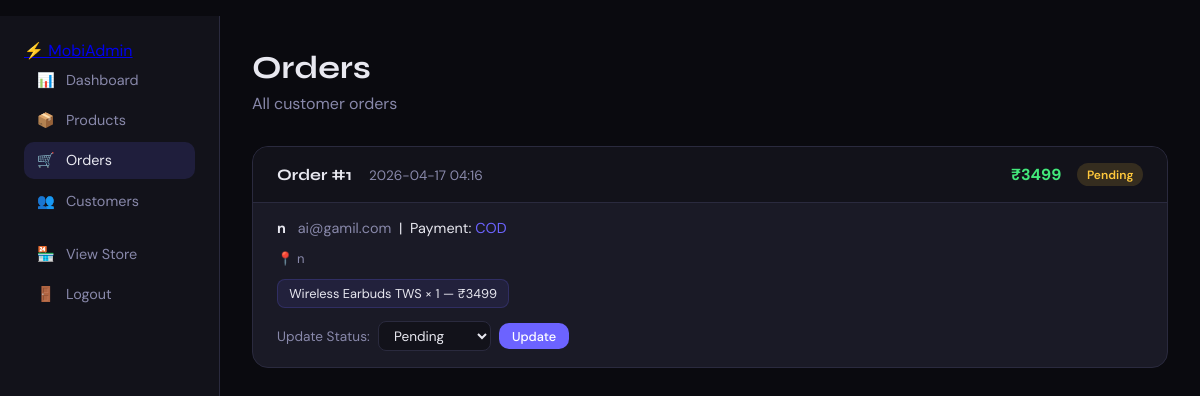
Page /admin/orders (signed in) on the committed database.
### tables this page shows
CREATE TABLE orders (
            id INTEGER PRIMARY KEY AUTOINCREMENT,
            user_id INTEGER NOT NULL,
            total REAL NOT NULL,
            payment_method TEXT DEFAULT 'cod',
            status TEXT DEFAULT 'Pending',
            address TEXT,
            created_at TEXT DEFAULT CURRENT_TIMESTAMP,
            FOREIGN KEY(user_id) REFERENCES users(id)
        );

CREATE TABLE users (
            id INTEGER PRIMARY KEY AUTOINCREMENT,
            name TEXT NOT NULL,
            email TEXT UNIQUE NOT NULL,
            password TEXT NOT NULL,
            role TEXT DEFAULT 'customer',
            created_at TEXT DEFAULT CURRENT_TIMESTAMP
        );

CREATE TABLE order_items (
            id INTEGER PRIMARY KEY AUTOINCREMENT,
            order_id INTEGER,
            product_id INTEGER,
            quantity INTEGER,
            price REAL,
            FOREIGN KEY(order_id) REFERENCES orders(id),
            FOREIGN KEY(product_id) REFERENCES products(id)
        );

CREATE TABLE products (
            id INTEGER PRIMARY KEY AUTOINCREMENT,
            name TEXT NOT NULL,
            description TEXT,
            price REAL NOT NULL,
            stock INTEGER DEFAULT 0,
            category TEXT,
            image_url TEXT DEFAULT '/static/images/default.png',
            created_at TEXT DEFAULT CURRENT_TIMESTAMP
        );

### mobile_shop/app.py (the view)
@app.route('/admin/orders')
@login_required
@admin_required
def admin_orders():
    db = get_db()
    orders = db.execute('''SELECT o.*, u.name as customer_name, u.email FROM orders o
                           JOIN users u ON o.user_id=u.id ORDER BY o.created_at DESC''').fetchall()
    order_details = []
    for o in orders:
        items = db.execute('''SELECT oi.quantity, oi.price, p.name FROM order_items oi
                              JOIN products p ON oi.product_id=p.id WHERE oi.order_id=?''', (o['id'],)).fetchall()
        order_details.append({
            'order': dict(o),
            'order_items': [dict(item) for item in items]
        })
    db.close()
    return render_template('admin/orders.html', order_details=order_details)

### mobile_shop/app.py (called while the page is built)
def get_db():
    conn = sqlite3.connect(DB)
    conn.row_factory = sqlite3.Row
    return conn

def login_required(f):
    @wraps(f)
    def decorated(*args, **kwargs):
        if 'user_id' not in session:
            flash('Please login first.', 'warning')
            return redirect(url_for('login'))
        return f(*args, **kwargs)
    return decorated

def admin_required(f):
    @wraps(f)
    def decorated(*args, **kwargs):
        if session.get('role') != 'admin':
            flash('Admin access only.', 'danger')
            return redirect(url_for('home'))
        return f(*args, **kwargs)
    return decorated

### mobile_shop/templates/admin/orders.html (shortened to what this page needs)
{% extends 'base.html' %}
{% block content %}
<div class="admin-layout">
  <div class="sidebar">
    <a href="{{ url_for('admin_dashboard') }}" class="sidebar-brand">⚡ MobiAdmin</a>
    <a href="{{ url_for('admin_dashboard') }}" class="sidebar-link"><span>📊</span>Dashboard</a>
    <a href="{{ url_for('admin_products') }}" class="sidebar-link"><span>📦</span>Products</a>
    <a href="{{ url_for('admin_orders') }}" class="sidebar-link active"><span>🛒</span>Orders</a>
    <a href="{{ url_for('admin_customers') }}" class="sidebar-link"><span>👥</span>Customers</a>
    <a href="{{ url_for('customer_home') }}" class="sidebar-link" style="margin-top:1rem;"><span>🏪</span>View Store</a>
    <a href="{{ url_for('logout') }}" class="sidebar-link"><span>🚪</span>Logout</a>
  </div>
  <div class="main-content">
    <div class="page-header"><h1>Orders</h1><p>All customer orders</p></div>
    {% for od in order_details %}
    <div class="order-card">
      <div class="order-head">
        <div>
          <span style="font-family:'Syne',sans-serif;font-weight:700;">Order #{{ od.order.id }}</span>
          <span style="color:var(--muted);font-size:.85rem;">{{ od.order.created_at[:16] }}</span>
        </div>
        <div style="display:flex;gap:1rem;align-items:center;">
          <span style="color:var(--accent3);font-weight:700;">₹{{ "%.0f"|format(od.order.total) }}</span>
          <span class="badge badge-{{ od.order.status|lower }}">{{ od.order.status }}</span>
        </div>
      </div>
      <div class="order-body">
        <div style="margin-bottom:.8rem;font-size:.9rem;">
          <strong>{{ od.order.customer_name }}</strong>
          <span style="color:var(--muted);margin-left:.5rem;">{{ od.order.email }}</span>
          &nbsp;|&nbsp; Payment: <span style="color:var(--accent);">{{ od.order.payment_method|upper }}</span>
        </div>
        {% if od.order.address %}
        <div style="font-size:.82rem;color:var(--muted);margin-bottom:.8rem;">📍 {{ od.order.address }}</div>
        {% endif %}
        <div class="order-items-grid">
          {% for item in od.order_items %}
          <div class="order-item-chip">{{ item.name }} × {{ item.quantity }} — ₹{{ "%.0f"|format(item.price * item.quantity) }}</div>
          {% endfor %}
        </div>
        <form method="POST" action="{{ url_for('update_order_status', oid=od.order.id) }}" class="status-form">
          <span style="font-size:.85rem;color:var(--muted);">Update Status:</span>
          <select name="status">
            {% for s in ['Pending','Processing','Shipped','Delivered','Cancelled'] %}
            <option value="{{ s }}" {% if od.order.status==s %}selected{% endif %}>{{ s }}</option>
            {% endfor %}
          </select>
          <button type="submit" class="btn btn-primary btn-sm">Update</button>
        </form>
      </div>
    </div>
    {% else %}
    <div style="text-align:center;padding:3rem;color:var(--muted);">No orders yet.</div>
    {% endfor %}
  </div>
</div>
{% endblock %}

### mobile_shop/templates/base.html (shortened to what this page needs)
<!DOCTYPE html>
<html lang="en">
<head>
</head>
<body>
<div class="alerts">
</div>
{% block content %}{% endblock %}
</body>
</html>

### mobile_shop/templates/base.html (style rules this page uses)
:root { --bg: #0a0a0f; --surface: #12121a; --card: #1a1a26; --border: #2a2a3e; --accent: #6c63ff; --accent2: #ff6584; --accent3: #43e97b; --text: #e8e8f0; --muted: #8888aa; --white: #ffffff; }
* { margin:0; padding:0; box-sizing:border-box; }
body { background:var(--bg); color:var(--text); font-family:'DM Sans',sans-serif; min-height:100vh; }
h1,h2,h3,h4 { font-family:'Syne',sans-serif; }
.btn { display:inline-flex; align-items:center; gap:.5rem; padding:.5rem 1.2rem; border-radius:10px; border:none; cursor:pointer; font-family:'DM Sans',sans-serif; font-size:.9rem; font-weight:500; text-decoration:none; transition:.2s; }
.btn-primary { background:var(--accent); color:#fff; }
.btn-sm { padding:.3rem .8rem; font-size:.8rem; }
.alerts { padding:1rem 2rem 0; }
.badge { display:inline-block; padding:.2rem .6rem; border-radius:20px; font-size:.75rem; font-weight:600; }
.badge-pending { background:rgba(255,200,60,.15); color:#ffc83c; }
.page-header { margin-bottom:2rem; }
.page-header h1 { font-size:2rem; margin-bottom:.4rem; }
.page-header p { color:var(--muted); }
select option { background:var(--surface); }

### mobile_shop/templates/admin/orders.html (style rules this page uses)
.admin-layout { display:grid; grid-template-columns:220px 1fr; min-height:100vh; }
.sidebar { background:var(--surface); border-right:1px solid var(--border); padding:1.5rem; }
.sidebar-link { display:flex; align-items:center; gap:.7rem; padding:.6rem .8rem; border-radius:10px; color:var(--muted); text-decoration:none; font-size:.9rem; transition:.2s; margin-bottom:.2rem; }
.sidebar-link:hover,.sidebar-link.active { background:rgba(108,99,255,.15); color:var(--text); }
.main-content { padding:2rem; }
.order-card { background:var(--card); border:1px solid var(--border); border-radius:16px; margin-bottom:1rem; overflow:hidden; }
.order-head { padding:1rem 1.5rem; display:flex; justify-content:space-between; align-items:center; background:var(--surface); border-bottom:1px solid var(--border); }
.order-body { padding:1rem 1.5rem; }
.order-items-grid { display:flex; flex-wrap:wrap; gap:.5rem; margin-bottom:.8rem; }
.order-item-chip { background:rgba(108,99,255,.1); border:1px solid rgba(108,99,255,.2); border-radius:8px; padding:.3rem .7rem; font-size:.8rem; }
.status-form { display:flex; gap:.5rem; align-items:center; }
.status-form select { background:var(--surface); border:1px solid var(--border); color:var(--text); padding:.3rem .7rem; border-radius:8px; font-family:'DM Sans',sans-serif; font-size:.85rem; }

### rows in the picture
orders: order.id "1", order "2026-04-17 04:16", order.total "3499", order.status "Pending", order.payment_method "COD", order.address "n", status "Pending"
users: order.customer_name "n", order.email "ai@gamil.com"
order_items: name "Wireless Earbuds TWS", quantity "1", item.price*item.quantity "3499"
